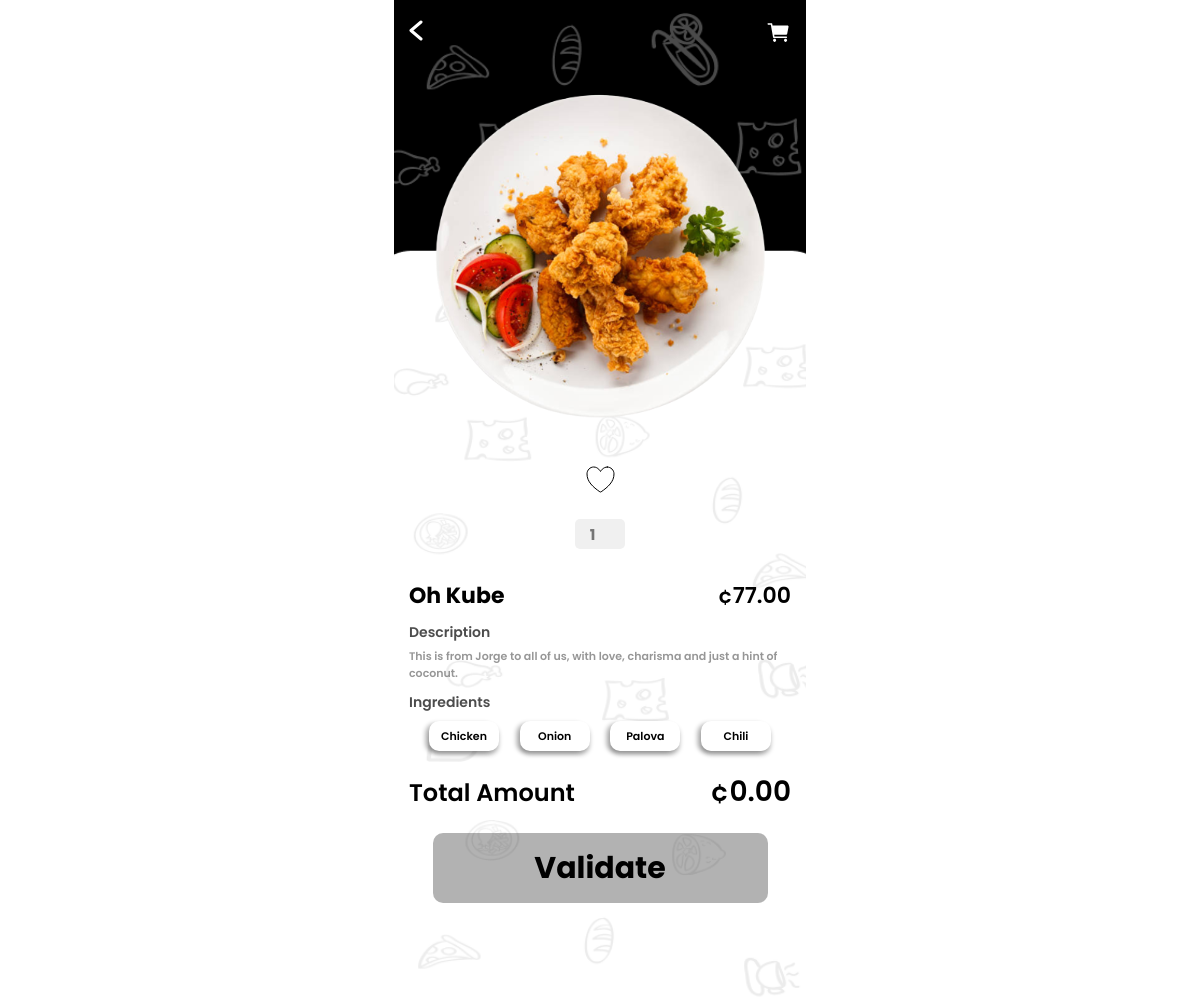
Screenshot of /pages/customer/meal.php?viewid=2 (signed in) with the database file from the repository.
### tables this page shows
CREATE TABLE `meals` (
  `id` int(11) NOT NULL,
  `name` varchar(255) NOT NULL,
  `price` varchar(255) NOT NULL,
  `description` varchar(255) NOT NULL,
  `category` varchar(255) NOT NULL,
  `image` varchar(255) NOT NULL,
  `ingredient1` varchar(255) NOT NULL,
  `ingredient2` varchar(255) NOT NULL,
  `ingredient3` varchar(255) NOT NULL,
  `ingredient4` varchar(255) NOT NULL,
  `date_added` varchar(255) NOT NULL,
  `on_menu` varchar(255) NOT NULL
);

### pages/customer/meal.php (the view, shortened to what this page needs)
<?php
include '../../connection.php';
$id = $_GET['viewid'];
$sqlview= "SELECT * from `meals` WHERE id=$id";
$resultview=mysqli_query($con,$sqlview);
$rowview=mysqli_fetch_assoc($resultview);
$name=$rowview['name'];
$price=$rowview['price'];
$image=$rowview['image'];
$description=$rowview['description'];
$ingredient1=$rowview['ingredient1'];
$ingredient2=$rowview['ingredient2'];
$ingredient3=$rowview['ingredient3'];
$ingredient4=$rowview['ingredient4'];
?>
<!DOCTYPE html>
<html lang="en">
<head>
    <link rel="stylesheet" href="../../styles/global.css">
    <link rel="stylesheet" href="../..//styles/individualme.css">
</head>
<body>
    <div class="container">
        <div class="form">
            <form action="" id="form" method="post">
                <div class="top">
                    <a href="./menucustomer.php">
                        <img src="../../assets/icons/whiteBack.svg" alt="back">
                    </a>
                    <img src="../../assets/icons/cart.svg" alt="back">
                </div>
                <div class="image-like-quantity">
                    <img src="<?php echo $image;?>" alt="">
                    <div class="buttons">
                        <img src="../../assets/icons/like.svg" alt="" id="like" class="like-button">
                    </div>
                    <div class="quantity">
                        <input type="number" name="quantity" id="quantity" min="1" placeholder="1">
                    </div>
                </div>
                <div class="meal-info">
                    <div class="name-and-price">
                        <p class="meal-name"><?php echo $name; ?></p>
                        <p class="meal-price">¢<span id="meal-price"><?php echo $price; ?></span>.00</p>
                    </div>
                    <div class="description">
                        <p class="description-heading">Description</p>
                        <p class="meal-description"><?php echo $description;?></p>
                    </div>
                    <div class="ingredients">
                        <p class="ingredient-heading">Ingredients</p>
                        <div class="ingredient-boxes">
                            <div class="ingredient-box">
                                <p><?php echo $ingredient1; ?></p>
                            </div>
                            <div class="ingredient-box">
                                <p><?php echo $ingredient2; ?></p>
                            </div>
                            <div class="ingredient-box">
                                <p><?php echo $ingredient3; ?></p>
                            </div>
                            <div class="ingredient-box">
                                <p><?php echo $ingredient4; ?></p>
                            </div>
                        </div>
                    </div>
                </div>
                <div class="total">
                    <p class="total-heading">Total amount</p>
                    <div class="totals">
                        <input type="number" id="total-amount" name="total-amount" disabled>
                        <p class="user-total">¢<span id="user-total">0</span>.00</p>
                    </div>
                </div>
                <input type="submit" value="validate" id="submit" name="submit">
            </form>
        </div>
    </div>
</body>
</html>

### styles/global.css (style rules this page uses)
:root { --main-color: rgba(0, 0, 0, 1); --text-color: rgba(0, 0, 0, 1); --button-text: rgba(255, 255, 255, 1); --box-background: rgba(255, 255, 255, 1); }
* { border: 0; margin: 0; padding: 0; appearance: none; outline: 0; text-decoration: none; list-style: none; box-sizing: border-box; }
a { text-decoration: none; }
html, body { max-width: 100vw; overflow-x: hidden; display: flex; align-items: center; justify-content: center; min-height: 100vh; }

### styles/individualme.css (style rules this page uses)
.container { width: 412px; min-height: 100vh; background-image: url(../assets/images/individual.png); background-position: center; background-size: cover; background-repeat: no-repeat; display: flex; flex-direction: column; align-items: center; gap: 10px; padding: 20px 15px 100px 15px; }
.top { display: flex; align-items: center; width: 100%; justify-content: space-between; }
form { height: inherit; display: flex; flex-direction: column; align-items: center; justify-content: space-between; gap: 20px; width: 100%; }
.image-like-quantity { width: 100%; display: flex; flex-direction: column; align-items: center; gap: 20px; padding: 10px 0px 10px 0px; }
.image-like-quantity > img { width: 100%; }
.image-like-quantity .buttons { position: relative; width: 40px; height: 40px; display: flex; justify-content: center; align-items: center; }
.quantity { display: flex; align-items: center; gap: 10px; }
.quantity input { width: 50px; background: rgb(240, 240, 240); height: 30px; text-align: center; padding: 2px; color: rgba(0, 0, 0, 0.95); font-family: poppinsBold; font-size: 15px; border-radius: 5px; border: none; }
.meal-info { display: flex; align-items: center; flex-direction: column; gap: 10px; }
.name-and-price { display: flex; width: 100%; align-items: center; justify-content: space-between; }
.meal-name { color: black; font-size: 22px; font-family: poppinsBold; }
.meal-price { font-family: poppinsSemiBold; color: black; font-size: 22px; }
.description { display: flex; flex-direction: column; align-items: flex-start; width: 100%; gap: 5px; }
.description-heading { font-family: poppinsSemiBold; color: rgba(0, 0, 0, 0.7); font-size: 14px; }
.meal-description { font-family: poppinsSemiBold; color: rgba(0, 0, 0, 0.41); font-size: 11px; }
.ingredients { display: flex; flex-direction: column; align-items: flex-start; gap: 8px; width: 100%; }
.ingredient-heading { font-family: poppinsSemiBold; color: rgba(0, 0, 0, 0.7); font-size: 14px; }
.ingredient-boxes { width: 100%; display: flex; align-items: center; padding: 0 20px; justify-content: space-between; }
.ingredient-box { border-radius: 10px; background: #FFF; box-shadow: -4px 2px 4px 0px rgba(0, 0, 0, 0.25), 0px 4px 4px 0px rgba(0, 0, 0, 0.25); width: 70px; height: 30px; display: flex; justify-content: center; align-items: center; }
.ingredient-box p { font-family: poppinsSemiBold; color: black; font-size: 11px; }
.total { width: 100%; display: flex; align-items: center; justify-content: space-between; }
.total-heading { font-family: poppinsSemiBold; font-size: 24px; color: black; text-transform: capitalize; }
.total input { width: 150px; outline: none; background: transparent; font-family: poppinsSemiBold; font-size: 28px; text-align: right; color: black; }
form input[type="submit"] { width: 335px; height: 70px; background: rgba(0, 0, 0, 0.3); color: black; font-family: poppinsBold; font-size: 30px; border-radius: 10px; text-transform: capitalize; }
.totals { position: relative; display: flex; align-items: center; width: 150px; }
.totals p { position: absolute; font-family: poppinsSemiBold; font-size: 28px; text-align: right; color: black; right: 0; }

### rows the page displays
meals: image (picture), name "Oh Kube", price "77", description "This is from Jorge to all of us, with love, charisma and just a hint of coconut.", ingredient1 "Chicken", ingredient2 "Onion", ingredient3 "Palova", ingredient4 "Chili"
